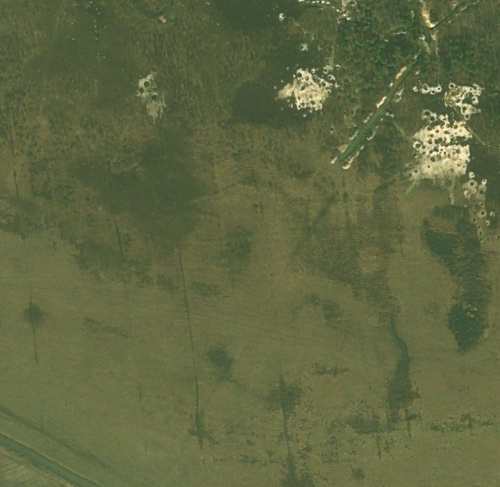
#> input picture model/datasets/example/positive3.png, 1000 x 973 px (shown at 1/2 size)
$ jupyter execute --allow-errors step3.ipynb
#> lines starting #> are read from the running program, lines starting #| are printed output that depends on the picture
## Step 3: Detect places with amber mining

In this notebook I'll show example how to use model trained in previous steps to detect interesting satellite images.

See also [Step 1](step1.ipynb) and [Step 2](step2.ipynb).

[cell 1]
from __future__ import print_function
from sklearn.externals import joblib

import matplotlib.pyplot as plt
import numpy as np

from skimage import io
from skimage.segmentation import slic
from skimage.segmentation import mark_boundaries
from skimage.util import img_as_float
from scipy import misc

from PIL import Image
from skimage.measure import regionprops

import sys
import os

# uncomment line below if you use TensorFlow with GPU support, ie CUDA libraries etc
# os.environ["CUDA_VISIBLE_DEVICES"]="0" # to allocate only one TensorFLow device

import tensorflow as tf
from keras.applications.resnet50 import ResNet50
from keras.preprocessing import image
from keras.applications.resnet50 import preprocess_input, decode_predictions

#> (a cell that did not finish here is left out)

[cell 3]
# create segments from image @name
def slic_segments(name):
    img = img_as_float(io.imread(name))
    return slic(img, n_segments=30, compactness=35, sigma=1)

# prepare superpixel aka segment before classification (crop and scale that segment)
# [46 lines left out: functions prepare_segment, features_from_tile, search_in_tile, not called in this run]

#### Time to apply our classifier and search for amber mining on images!

[cell 4]
# image without amber mining
img_name = "./datasets/example/negative3.png"
#> (the rest of this cell did not finish here and is left out)

[cell 5]
# image with amber mining
img_name = "./datasets/example/positive3.png"
#> (the rest of this cell did not finish here and is left out)

#### Now lets check visually  - which segments on image detected as "positive", ie with amber mining?

[cell 6]
img = io.imread(img_name) # image as numpy array
#> img is the input picture: shape (973, 1000, 3); mean R, G, B 95.9, 103, 65.9
original_image = Image.fromarray(img.astype('uint8'), 'RGB')  # same image as PIL object
img = img_as_float(img) # convert to float, to use for segmentation purposes


segments_slic = slic(img, n_segments=30, compactness=35, sigma=1) # split image to segments
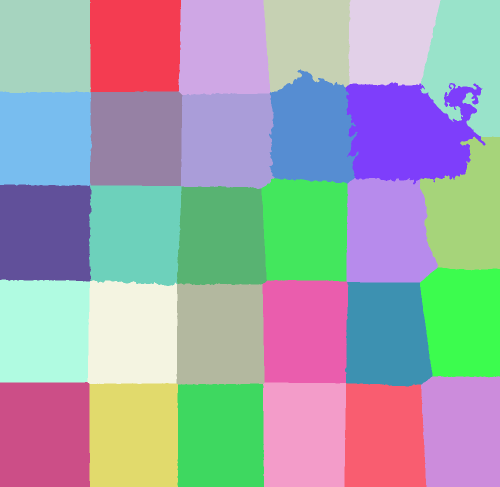
#> segments_slic: shape (973, 1000) int64 (shown at 1/2 size); 29 distinct labels, from 1 to 29; one colour per label, 0 black
marked_img_all = mark_boundaries(img, segments_slic) # image with all segments and boundaries
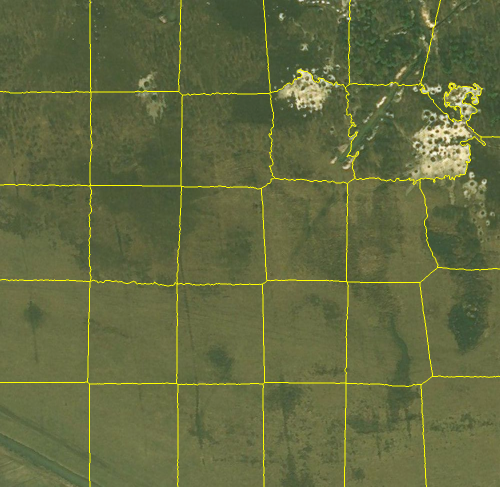
#> marked_img_all: shape (973, 1000, 3) float64 (shown at 1/2 size); mean R, G, B 0.388, 0.415, 0.254

# find label values for each segments without amber
#> (the rest of this cell did not finish here and is left out)

$ run again, with model/datasets/example/negative1.png copied over model/datasets/example/positive3.png
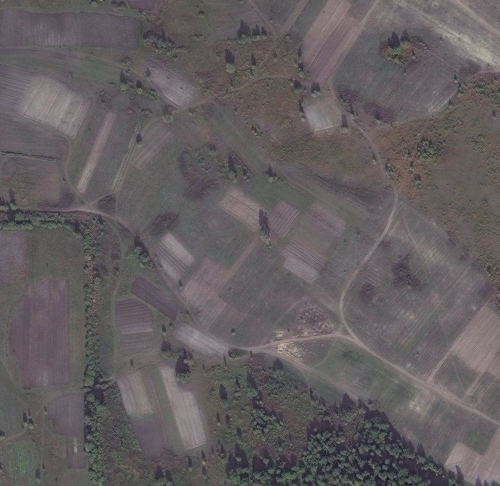
#> input picture model/datasets/example/negative1.png, 999 x 971 px (shown at 1/2 size)
#> img is the input picture: shape (971, 999, 3); mean R, G, B 99.8, 94, 96.1
#> `segments_slic = slic(img, n_segments=30, compactness=35, sigma=1)`:
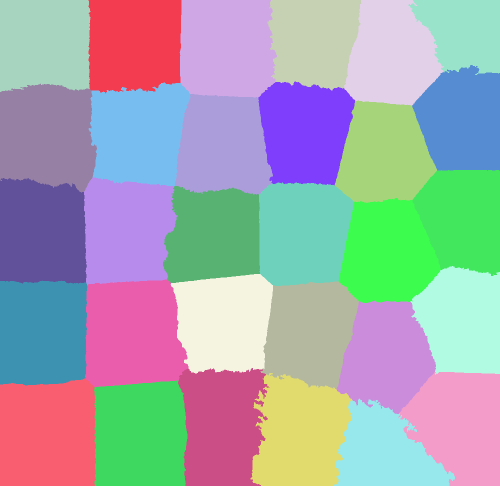
#> segments_slic: shape (971, 999) int64 (shown at 1/2 size); 30 distinct labels, from 1 to 30; one colour per label, 0 black
#> `marked_img_all = mark_boundaries(img, segments_slic)`:
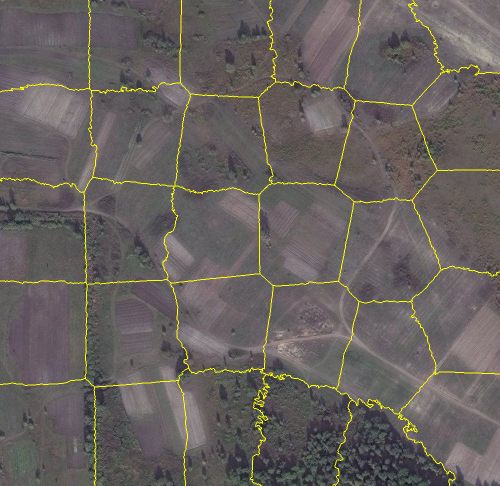
#> marked_img_all: shape (971, 999, 3) float64 (shown at 1/2 size); mean R, G, B 0.403, 0.381, 0.369

$ run again, with model/datasets/example/negative2.png copied over model/datasets/example/positive3.png
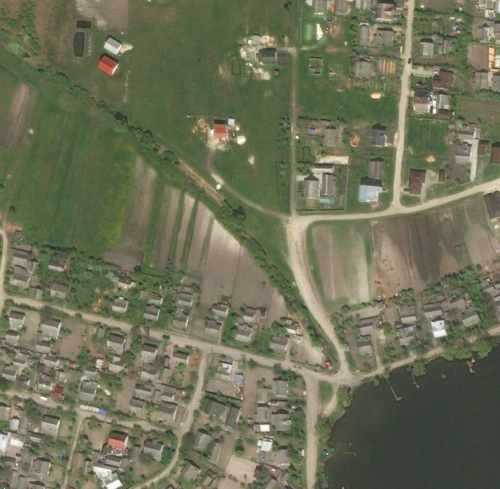
#> input picture model/datasets/example/negative2.png, 999 x 977 px (shown at 1/2 size)
#> img is the input picture: shape (977, 999, 3); mean R, G, B 110.3, 112.7, 88.4
#> `segments_slic = slic(img, n_segments=30, compactness=35, sigma=1)`:
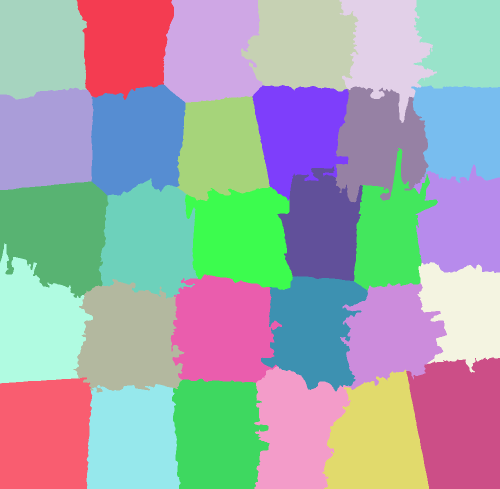
#> segments_slic: shape (977, 999) int64 (shown at 1/2 size); 30 distinct labels, from 1 to 30; one colour per label, 0 black
#> `marked_img_all = mark_boundaries(img, segments_slic)`:
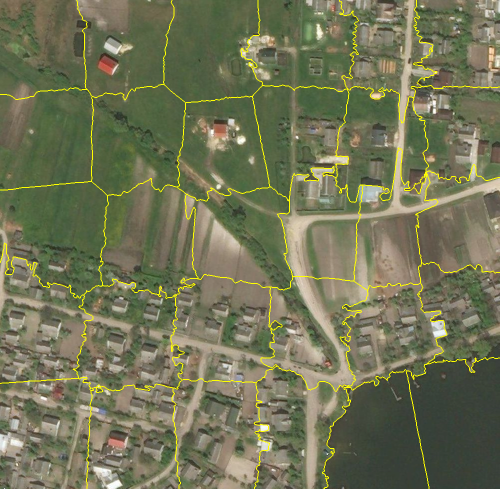
#> marked_img_all: shape (977, 999, 3) float64 (shown at 1/2 size); mean R, G, B 0.446, 0.455, 0.338

$ run again, with model/datasets/example/positive1.png copied over model/datasets/example/positive3.png
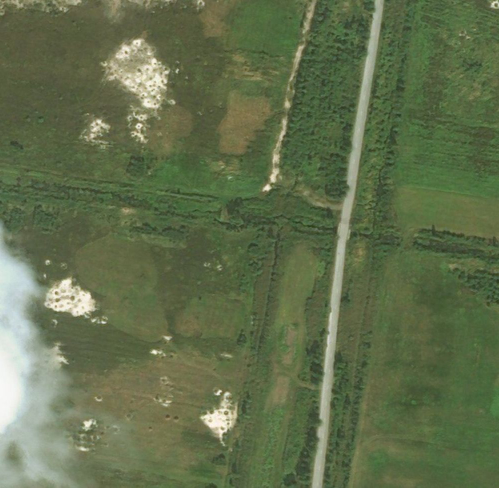
#> input picture model/datasets/example/positive1.png, 998 x 975 px (shown at 1/2 size)
#> img is the input picture: shape (975, 998, 3); mean R, G, B 97.2, 110.3, 76
#> `segments_slic = slic(img, n_segments=30, compactness=35, sigma=1)`:
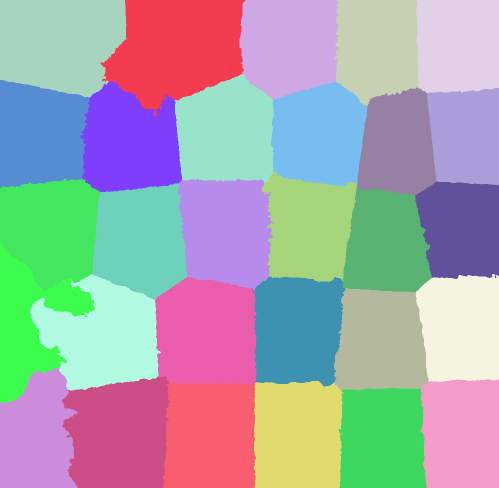
#> segments_slic: shape (975, 998) int64 (shown at 1/2 size); 29 distinct labels, from 1 to 29; one colour per label, 0 black
#> `marked_img_all = mark_boundaries(img, segments_slic)`:
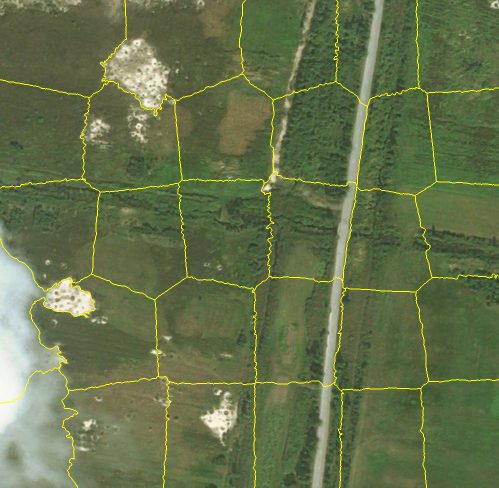
#> marked_img_all: shape (975, 998, 3) float64 (shown at 1/2 size); mean R, G, B 0.393, 0.443, 0.293
